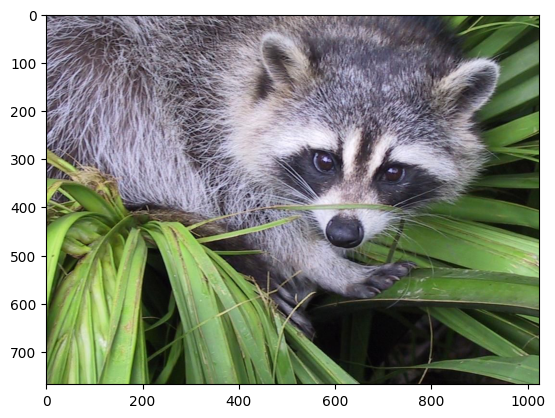
#> input picture img.png, 555 x 418 px
$ jupyter execute --allow-errors Python_numpy.ipynb
#> lines starting #> are read from the running program, lines starting #| are printed output that depends on the picture
# **Libreria Numpy**

  </img>

[cell 1]
import numpy as np

a=np.matrix([[1, 2], [3, 4]])
a.shape

[cell 2]
# otra forma de imprimir una matriz
a = np.matrix('1 2; 3 4')
a

[cell 3]
#tomar la primera fila de la matriz
print(a[0])

[cell 4]
print(a[0][:])

[cell 5]
print(a[:,1])

[cell 6]
# 1st argument --> numbers ranging from 0 to 9,
# 2nd argument, row = 2, col = 3
array = np.random.randint(10, size=(5, 5))
print(array)

[cell 7]
array[2:,:]

[cell 8]
# escoger una submatriz de una matriz array

array[1:3, 1:3 ]

[cell 9]
# escojemos las columnas impares y filas pares

array[::2, 1::2]

[cell 10]
# multiplicar dos matrices

A=np.array([[1,2],[3,4]])
B=np.array([[5,6],[7,8]])
A@B

#> (a cell that did not finish here is left out)

[cell 12]
# Transpuesta de una matriz     A.T
A.T

[cell 13]
# producto punto de dos vectores
a=np.array([1,2,3])
b=np.array([4,5,6])
print(a.dot(b))
print(np.dot(a,b))

[cell 14]
# producto de un numero por un array
5 * a

[cell 15]
# producto elemento a elemento
a*b

[cell 16]
# potenciacion de un array

a**2

[cell 17]
np.sin(a)

[cell 18]
#crear una matriz de ceros
A=np.zeros((3,3))
# crear una matriz de unos
B=np.ones((3,3))

[cell 19]
from PIL import Image
import numpy as np
import matplotlib.pyplot as plt

def imagen_a_matriz(ruta_imagen):
    # Abrir la imagen
#> called with ruta_imagen = 'img.png'
    imagen = Image.open(ruta_imagen)
#> imagen is the input picture: PIL image 555x418 RGBA; mean R, G, B, A 138.6, 144.1, 131.9, 255
    # convertir a blanco y negro
    imagen = imagen.convert("L")
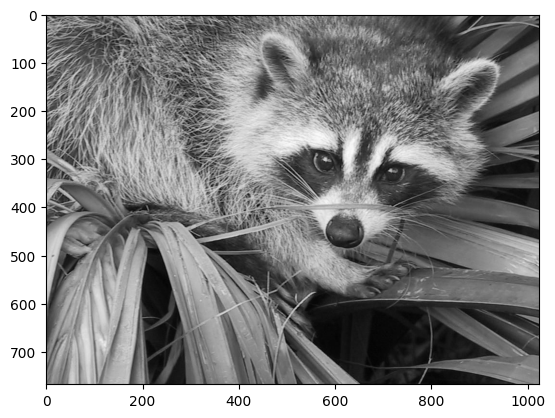
#> imagen: PIL image 555x418 L; min 0, max 255, mean 141.1
    # Convertir la imagen a una matriz NumPy
    matriz = np.array(imagen)

    return matriz

# Ruta de la imagen que quieres convertir a matriz
ruta_imagen = "img.png"

# Llamar a la función para convertir la imagen a matriz
matriz_imagen = imagen_a_matriz(ruta_imagen)

# Imprimir la matriz resultante
print(matriz_imagen)
#> (printed output is left out)
plt.imshow(matriz_imagen, cmap='gray')

+ cual es la dimension de la matriz
+ Crear una nueva matriz con solo los elementos pares de las filas y elementos impares de las columnas
+ Crear una matriz con solo los elementos que muestren la nariz del animal

# Aqui presentaremos el ejemplo para gráficar el error dde la sucesión
$x_n=\{2-\frac{1}{n}\}$

note que el límite de la sucesión es 2, Y el error absoluto esta determinado por
$$e_n=|x_n-x|=\frac{1}{n}$$

y el erro relativo esta determinado por
$$\epsilon_n={\frac{2}{n}}$$

## Si la aproximación se hace mediante redondeo, se dice que:
$x_n$ aproxima a $x$ con un $k$ dígitos decimales, si $k$ es el mayor entero negativo tal que
$$e_n\leq \frac{1}{2}\times 10^{-k}$$

$x_n$ aproxima a $x$ con un $k$ cifras significativas, si $k$ es el mayor entero negativo tal que
$$\epsilon_n\leq \frac{10^{-k}}{2}$$

1. Instala la librería pandas matplotlib usando anaconda desde enviroments
2. Importa la librería pandas
3. importa la librería matplotlib.pyplot

[cell 20]
import pandas as pd
import matplotlib.pyplot as plt

# Crear un DataFrame vacío con las columnas deseadas
columnas = ["iteracion", "valor", "error absoluto", "error relativo"]
df = pd.DataFrame(columns=columnas)

# Imprimir el DataFrame vacío
print(df)

#> (a cell that did not finish here is left out)

[cell 22]
# Graficar la columna "Valor"
plt.plot(df['iteracion'], df['error absoluto'], marker='o',linestyle='none',  color='b')

# Personalizar la gráfica
plt.title('Gráfico del error relativo vs iteración')
plt.xlabel('Iteración')
plt.ylabel('Error absoluto')
plt.grid(True)
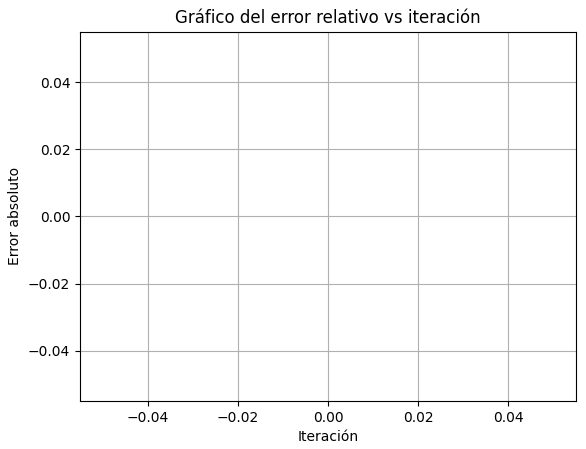
#> figure drawn by matplotlib, 1 panel

+ genere una gráfica del error relativo.

Genere un codigo para aproximar la función

$$e^5  =\lim_{m\to \infty }S_m, \text{ donde } S_m=\sum_{n=0}^{m} \frac{5^n}{n!}$$

+ muestre las primeras 10 aproximaciones
+ muestre una gráfica del error absoluto y relativo de cada aproximación

# Propagación del error

La propagación del error es un concepto fundamental en métodos numéricos y en cualquier tipo de cálculo que involucre mediciones y operaciones matemáticas. Se refiere a cómo los errores en las mediciones de los datos se propagan a través de los cálculos y afectan el resultado final.

## Ejemplo
Se quiere calcular el área de un rectángulo con base $b$ y altura $h$. Se miden las dimensiones del rectángulo y se obtienen los valores $b = 2.5 \pm 0.1$ y $h = 3.0 \pm 0.1$. El área del rectángulo es $A = b \times h$. ¿Cuál es el valor de $A$ y cuál es su incertidumbre?

Note que aquí se la incertidumbre seria de 0.01. Ahora si calculamos el perimetro del rectangulo, el cual es $P = 2b + 2h$, la incertidumbre seria de 0.4. Esto se debe a que el error se propaga a traves de la suma.

** Buscamos crear algoritmos donde el error se propague de manera controlada. **

# Mal condicionamiento

Supongamos que queremos resolver el siguiente sistema de ecuaciones lineales:

$$\begin{matrix}7x + 2y = 6 \\ 1x + 0.28y = 2\end{matrix}$$

Note que la solución exacta del problema es $x=[58,-200]$

+ Compruébelo

+ Ahora si supongamos que el sistema  tiene un pequeño error de medición, así el sistema correcto es

$$\begin{matrix}7x + 2y = 6 \\ 1x + 0.285y = 2\end{matrix}$$

+ Resuelva el sistema de ecuaciones y compruebe la solución, ¿Qué observa?

Observamos que un ligero cambio en la matriz de coeficientes del sistema conlleva cambios significativos en la solución. En este caso particular, las dos soluciones son exactas, ya que solo hay que resolver este problema de manera directa. Sin embargo, si dicha matriz de coeficientes se involucra en un método iterativo y el vector de soluciones, x, debe calcularse en cada iteración, pequeños errores de redondeo en algunos de los coeficientes pueden amplificarse y propagarse, lo que resultaría en una solución final incorrecta proporcionada por el método.

En situaciones como esta, se clasifica el problema como mal condicionado. Resolver problemas mal condicionados es complejo y, en muchas ocasiones, requiere una reevaluación del enfoque para evitar depender de términos que podrían verse afectados de manera significativa por los errores de redondeo.

# Métodos iterativos
Supongamos que queremos aproximar la función $sin(\pi)$ usando la serie de taylor.

+ ¿Que estrategia podríamos usar para calcular la aproximación, suponiendo que no tenemos la solución exacta?
+ ¿Que estrategia podríamos usar para calcular la aproximación, suponiendo que tenemos la solución exacta?
+ Programe las dos estrategias y compare los resultados.

Tarea leer el siguiente articulo [notación O grande](https://pablocianes.com/notacion-big-o/)

# Algoritmos
Escribamos un algoritmo para calcular
$$\sum_{i=1}^{N} x_i$$
para esto podemos usar un *seudocódigo* que es una forma de escribir algoritmos de manera informal, en este estableceremos las siguientes reglas:
1. El algoritmo debe ser escrito en lenguaje natural.
2. El algoritmo debe ser escrito en orden.
3. El algoritmo debe ser escrito de manera clara y concisa.
4. Las tareas grandes deben ser divididas en tareas pequeñas, llamadas pasos.
5. Cuando usemos $.$ indica el fin de un paso.
6. Cuando usemos $;$ separa tareas dentro de un paso.
7. Debemos establecer los elementos de entrada y de salida del algoritmo.

**Entrada** $N,x_1,x_2,...,x_N$

**Salidaa** Suma de los elementos de la lista $y$

**Paso 1.** Establezca $y=0$

**Paso 2.** Para cada $i$ en el rango $[1,N]$ haga $y=y+x_i$

**Paso 3.** Devuelva $y$

# Estabilidad

Nos interesa crear métodos numéricos que sean estables, es decir, que no amplifiquen los errores de redondeo.
Para analizar la estabilidad de un método numérico, se puede hacer un análisis de estabilidad, que consiste en analizar el error cometido en cada paso del método numérico y calcular el orden de magnitud del error total cometido.

**Definición**
Suponga que $E_0$ denota un error inicial y que $E_n$ denota el error cometido en el paso $n$ del método numérico. Entonces, el método numérico es estable si existe una constante $C$  independiente de $n$ tal que
$$E_n \approx C n E_0,$$
en este caso se establece que el error es de crecimiento lineal. Ahora bien, si se encuentra $C>1$ tal que
$$E_n \approx C^n E_0,$$
se dice que el error es de  crecimiento exponencial.

**Ejemplo**

Sea la ecuación recursiva

$$p_{n}=\frac{10}{3}p_{n-1}-p_{n-2},\ \text{para } n=2,3,...$$
 tiene solución
$$p_{n}=c_1\Big(\frac{1}{3}\Big)^{n}+c_23^{n}$$

[cell 23]
import matplotlib.pyplot as plt
p=[1,1]

for j in range(10):
    p.append(10/3*p[-1]-p[-2])

plt.plot(p)
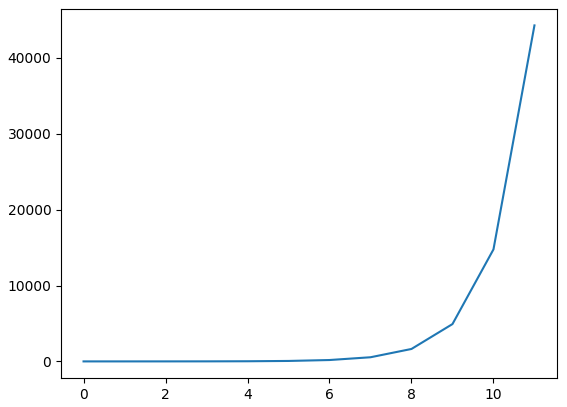
#> figure drawn by matplotlib, 1 panel; curve peaks at x = 11, y = 44286.8

**Definición** Suponga que $\{\beta_n\}$ es una sucesión cuyo valor de convergencia es cero y que $\{\\alpha_n\}$ es una sucesión que converge a $\alpha$. Si existe una constante positiva $K$ tal que

$$|\alpha_n - \alpha| \leq K|\beta_n|$$

Entonces decimos que $\{\\alpha_n\}$ converge a $\alpha$ con la rapidéz de convergencia de $O\Big(\{\beta_n\}\Big)$. Esta expresión se ller O mayscula de $\{\beta_n\}$. Se indica escribiendo
$$\alpha_n = \alpha + O\Big(\{\beta_n\}\Big)$$

## Ejemplo 1

Sean las sucesiones $\{a_n\}$ y $\{b_n\}$ definidas por

$$a_n = \frac{n+1}{n^2} \quad \text{y} \quad b_n = \frac{n+3}{n^3}$$

note que ambas sucesiones convergen a cero. Sea $\hat{a}_n=\frac{1}{n}$ y $\hat{b}_n=\frac{1}{n^2}$

$$|a_n-0|=\frac{n+1}{n^2}\leq \frac{n+n}{n^2}=2\frac{1}{n}=2\hat{a}_n$$

y

$$ |b_n-0|=\frac{n+3}{n^3}\leq \frac{n+3n}{n^3}=4\frac{1}{n^2}=4\hat{b}_n$$

de modo que

$$a_n=0+O\Big(\frac{1}{n}\Big) \quad \text{y} \quad b_n=0+O\Big(\frac{1}{n^2}\Big)$$

Esto quiere decir que la rápidéz de convergencia de $\{b_n\}$ es mayor que la de $\{a_n\}$

[cell 24]
import numpy as np
import matplotlib.pyplot as plt
x=np.linspace(0,1,10)
y1=1/x
y2=1/x**2
plt.plot(x,y1,'r--',x,y2,'b--')
plt.xlabel('x')
plt.ylabel('y')
plt.title('velocidad de comparación')
plt.legend(['y=1/x','y=1/x^2'])
plt.show()
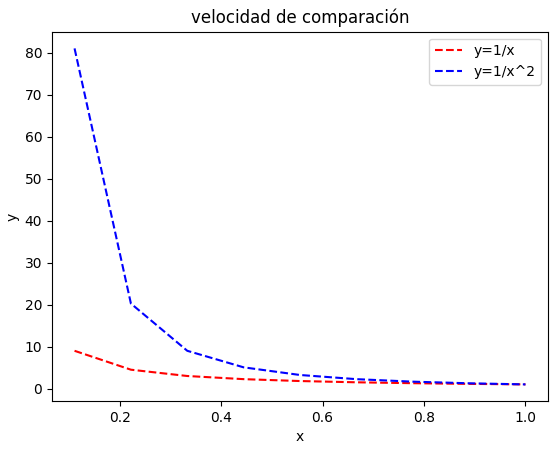
#> figure drawn by matplotlib, 1 panel
